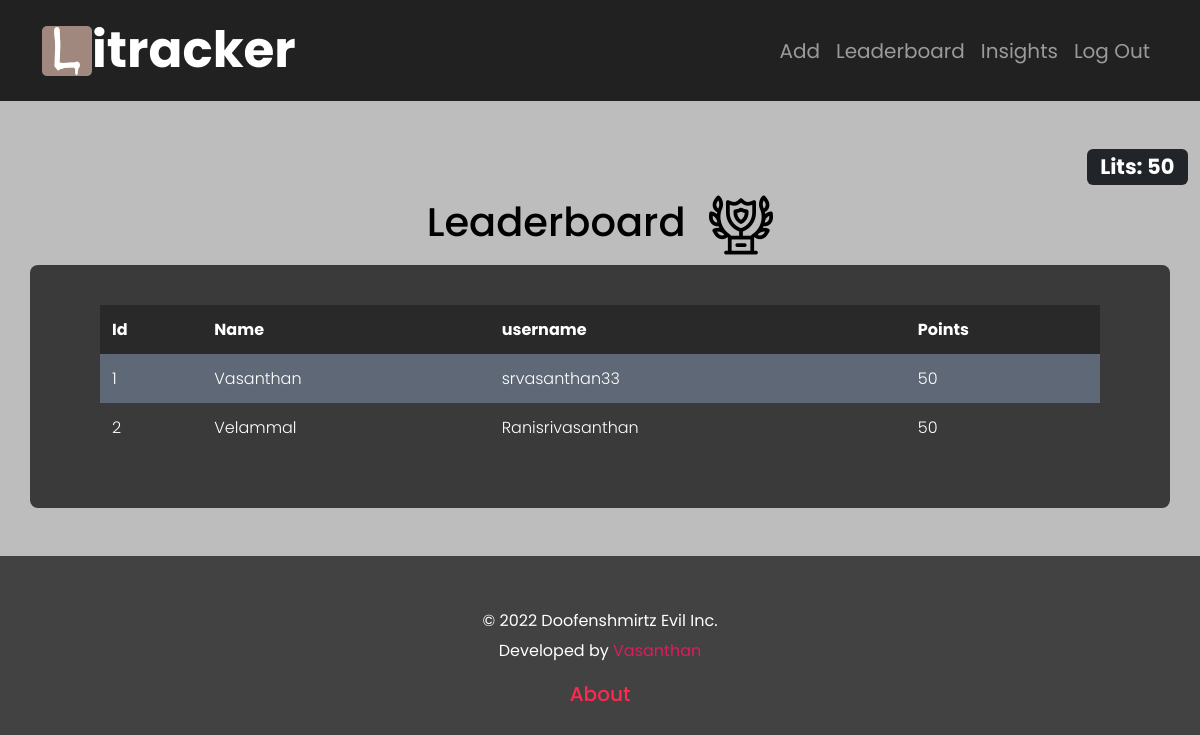
The app's page /leaderboard (signed in), older data.
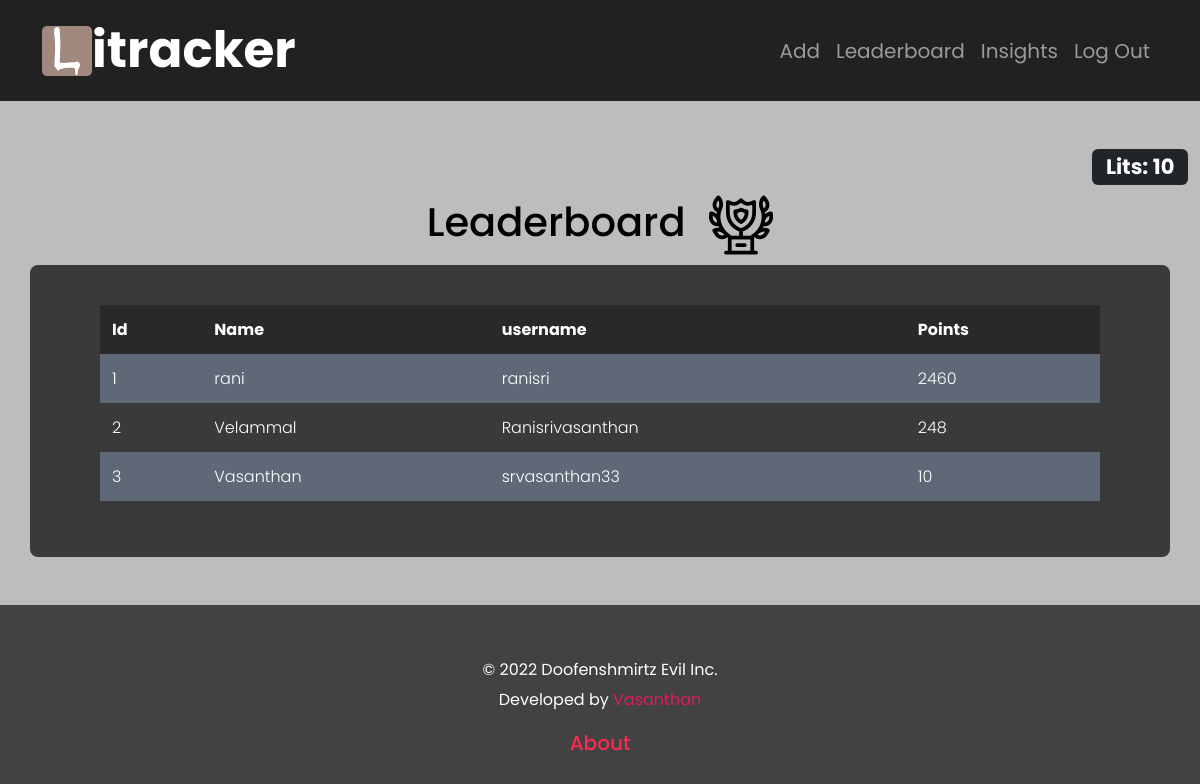
The same page, newer data.
### tables this page shows
CREATE TABLE registrants (id INTEGER PRIMARY KEY AUTOINCREMENT NOT NULL, name TEXT NOT NULL, username TEXT NOT NULL, pass_hash TEXT NOT NULL, points INTEGER NOT NULL DEFAULT 50);

### app.py (the view)
@app.route("/leaderboard", methods=["GET", "POST"])
@login_required
def leaderboard():
    if request.method == 'GET':
        u_id = session["user_id"]
        rows = db.execute("SELECT * from registrants where id = ?",u_id)
        name = rows[0]["name"]
        username = rows[0]["username"]
        points = rows[0]["points"]
        ROWS = db.execute("SELECT name, username, points FROM  registrants ORDER BY points desc")
        LOGS = []
        for i in range(len(ROWS)):
            D = {}
            D["id"] = i + 1
            D["name"] = ROWS[i]["name"]
            D["username"] = ROWS[i]["username"]
            D["points"] = ROWS[i]["points"]
            LOGS.append(D)
        return render_template("leaderboard.html",LOGS = LOGS,points = points)
    return apology("leaderboard")

### app.py (called while the page is built)
@app.after_request
def after_request(response):
    response.headers["Cache-Control"] = "no-cache, no-store, must-revalidate"
    response.headers["Expires"] = 0
    response.headers["Pragma"] = "no-cache"
    return response

### helpers.py (called while the page is built)
def login_required(f):
    @wraps(f)
    def decorated_function(*args, **kwargs):
        if session.get("user_id") is None:
            return redirect("/login")
        return f(*args, **kwargs)
    return decorated_function

### templates/leaderboard.html (shortened to what this page needs)
{% extends "layout.html" %}
{% block main %}
    <div class="container">
        <h1>Leaderboard &emsp13;<img src="static/trophy.png"></h1>
            <div class="row" id ="leaders">
            <table>
                <thead>
                    <tr>
                        <th>Id</th>
                        <th>Name</th>
                        <th>username</th>
                        <th>Points</th>
                    </tr>
                </thead>
                <tbody>
                    {% for ROW in LOGS %}
                    <tr>
                        <td>{{ROW["id"]}}</td>
                        <td>{{ROW["name"]}}</td>
                        <td>{{ROW["username"]}}</td>
                        <td>{{ROW["points"]}}</td>
                        </tr>
                    {% endfor %}
                </tbody>
        </table>
        </div>
    </div>
{% endblock %}

Row changes from the older to the newer data that the page shows:
added registrants: id "1", name "rani", username "ranisri", points "2460"
changed registrants "Velammal": points "50" → "248"; moves up the list
changed registrants "Vasanthan": id "1" → "3"; points "50" → "10"
Text that changed along with them:
{{ points }}: "50" → "10"
